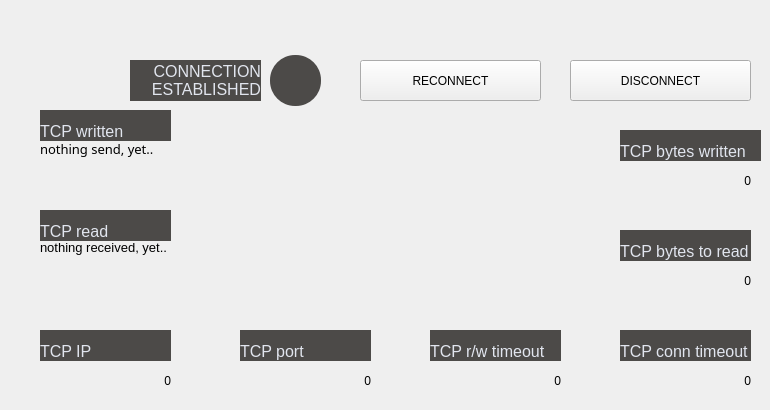
       <widget class="QWidget" name="TCP_ROB_tab">
        <attribute name="title">
         <string>    ROBOT    </string>
        </attribute>
        <widget class="QLabel" name="TCP_ROB_lbl_bytesToRead">
         <property name="geometry">
          <rect>
           <x>620</x>
           <y>230</y>
           <width>131</width>
           <height>31</height>
          </rect>
         </property>
         <property name="styleSheet">
          <string notr="true">border: 0px;
font-size: 12pt;
background-color: #4c4a48;
color: #E1E5EE;</string>
         </property>
         <property name="text">
          <string>TCP bytes to read</string>
         </property>
         <property name="alignment">
          <set>Qt::AlignBottom|Qt::AlignLeading|Qt::AlignLeft</set>
         </property>
        </widget>
        <widget class="QLabel" name="TCP_ROB_disp_bytesWritten">
         <property name="geometry">
          <rect>
           <x>620</x>
           <y>160</y>
           <width>131</width>
           <height>41</height>
          </rect>
         </property>
         <property name="text">
          <string>0</string>
         </property>
         <property name="alignment">
          <set>Qt::AlignRight|Qt::AlignTrailing|Qt::AlignVCenter</set>
         </property>
        </widget>
        <widget class="QLabel" name="TCP_ROB_lbl_bytesWritten">
         <property name="geometry">
          <rect>
           <x>620</x>
           <y>130</y>
           <width>141</width>
           <height>31</height>
          </rect>
         </property>
         <property name="styleSheet">
          <string notr="true">border: 0px;
font-size: 12pt;
background-color: #4c4a48;
color: #E1E5EE;</string>
         </property>
         <property name="text">
          <string>TCP bytes written</string>
         </property>
         <property name="alignment">
          <set>Qt::AlignBottom|Qt::AlignLeading|Qt::AlignLeft</set>
         </property>
        </widget>
        <widget class="QLabel" name="TCP_ROB_lbl_ip">
         <property name="geometry">
          <rect>
           <x>40</x>
           <y>330</y>
           <width>131</width>
           <height>31</height>
          </rect>
         </property>
         <property name="styleSheet">
          <string notr="true">border: 0px;
font-size: 12pt;
background-color: #4c4a48;
color: #E1E5EE;</string>
         </property>
         <property name="text">
          <string>TCP IP</string>
         </property>
         <property name="alignment">
          <set>Qt::AlignBottom|Qt::AlignLeading|Qt::AlignLeft</set>
         </property>
        </widget>
        <widget class="QLabel" name="TCP_ROB_lbl_port">
         <property name="geometry">
          <rect>
           <x>240</x>
           <y>330</y>
           <width>131</width>
           <height>31</height>
          </rect>
         </property>
         <property name="styleSheet">
          <string notr="true">border: 0px;
font-size: 12pt;
background-color: #4c4a48;
color: #E1E5EE;</string>
         </property>
         <property name="text">
          <string>TCP port</string>
         </property>
         <property name="alignment">
          <set>Qt::AlignBottom|Qt::AlignLeading|Qt::AlignLeft</set>
         </property>
        </widget>
        <widget class="QLabel" name="TCP_ROB_lbl_tio_conn">
         <property name="geometry">
          <rect>
           <x>620</x>
           <y>330</y>
           <width>131</width>
           <height>31</height>
          </rect>
         </property>
         <property name="styleSheet">
          <string notr="true">border: 0px;
font-size: 12pt;
background-color: #4c4a48;
color: #E1E5EE;</string>
         </property>
         <property name="text">
          <string>TCP conn timeout</string>
         </property>
         <property name="alignment">
          <set>Qt::AlignBottom|Qt::AlignLeading|Qt::AlignLeft</set>
         </property>
        </widget>
        <widget class="QLabel" name="TCP_ROB_lbl_writeBuffer">
         <property name="geometry">
          <rect>
           <x>40</x>
           <y>110</y>
           <width>131</width>
           <height>31</height>
          </rect>
         </property>
         <property name="styleSheet">
          <string notr="true">border: 0px;
font-size: 12pt;
background-color: #4c4a48;
color: #E1E5EE;</string>
         </property>
         <property name="text">
          <string>TCP written</string>
         </property>
         <property name="alignment">
          <set>Qt::AlignBottom|Qt::AlignLeading|Qt::AlignLeft</set>
         </property>
        </widget>
        <widget class="QLabel" name="TCP_ROB_lbl_readBuffer">
         <property name="geometry">
          <rect>
           <x>40</x>
           <y>210</y>
           <width>131</width>
           <height>31</height>
          </rect>
         </property>
         <property name="styleSheet">
          <string notr="true">border: 0px;
font-size: 12pt;
background-color: #4c4a48;
color: #E1E5EE;</string>
         </property>
         <property name="text">
          <string>TCP read</string>
         </property>
         <property name="alignment">
          <set>Qt::AlignBottom|Qt::AlignLeading|Qt::AlignLeft</set>
         </property>
        </widget>
        <widget class="QLabel" name="TCP_ROB_disp_writeBuffer">
         <property name="geometry">
          <rect>
           <x>40</x>
           <y>140</y>
           <width>561</width>
           <height>61</height>
          </rect>
         </property>
         <property name="font">
          <font>
           <family>Bahnschrift</family>
           <pointsize>10</pointsize>
          </font>
         </property>
         <property name="styleSheet">
          <string notr="true">font-size: 10pt</string>
         </property>
         <property name="text">
          <string>nothing send, yet..</string>
         </property>
         <property name="alignment">
          <set>Qt::AlignLeading|Qt::AlignLeft|Qt::AlignTop</set>
         </property>
         <property name="wordWrap">
          <bool>true</bool>
         </property>
        </widget>
        <widget class="QLabel" name="TCP_ROB_disp_readBuffer">
         <property name="geometry">
          <rect>
           <x>40</x>
           <y>240</y>
           <width>561</width>
           <height>61</height>
          </rect>
         </property>
         <property name="styleSheet">
          <string notr="true">font-size: 10pt</string>
         </property>
         <property name="text">
          <string>nothing received, yet..</string>
         </property>
         <property name="alignment">
          <set>Qt::AlignLeading|Qt::AlignLeft|Qt::AlignTop</set>
         </property>
         <property name="wordWrap">
          <bool>true</bool>
         </property>
        </widget>
        <widget class="QLabel" name="TCP_ROB_lbl_tio_rw">
         <property name="geometry">
          <rect>
           <x>430</x>
           <y>330</y>
           <width>131</width>
           <height>31</height>
          </rect>
         </property>
         <property name="styleSheet">
          <string notr="true">border: 0px;
font-size: 12pt;
background-color: #4c4a48;
color: #E1E5EE;</string>
         </property>
         <property name="text">
          <string>TCP r/w timeout</string>
         </property>
         <property name="alignment">
          <set>Qt::AlignBottom|Qt::AlignLeading|Qt::AlignLeft</set>
         </property>
        </widget>
        <widget class="QLabel" name="TCP_ROB_indi_connected">
         <property name="geometry">
          <rect>
           <x>270</x>
           <y>55</y>
           <width>51</width>
           <height>51</height>
          </rect>
         </property>
         <property name="styleSheet">
          <string notr="true">border-radius: 25px;
background-color: #4c4a48;</string>
         </property>
         <property name="text">
          <string/>
         </property>
        </widget>
        <widget class="QLabel" name="TCP_ROB_lbl_connected">
         <property name="geometry">
          <rect>
           <x>130</x>
           <y>60</y>
           <width>131</width>
           <height>41</height>
          </rect>
         </property>
         <property name="styleSheet">
          <string notr="true">border: 0px;
font-size: 12pt;
background-color: #4c4a48;
color: #E1E5EE;</string>
         </property>
         <property name="text">
          <string>CONNECTION
ESTABLISHED</string>
         </property>
         <property name="alignment">
          <set>Qt::AlignRight|Qt::AlignTrailing|Qt::AlignVCenter</set>
         </property>
        </widget>
        <widget class="QPushButton" name="TCP_ROB_btt_discon">
         <property name="geometry">
          <rect>
           <x>570</x>
           <y>60</y>
           <width>181</width>
           <height>41</height>
          </rect>
         </property>
         <property name="text">
          <string>DISCONNECT</string>
         </property>
        </widget>
        <widget class="QPushButton" name="TCP_ROB_btt_reconn">
         <property name="geometry">
          <rect>
           <x>360</x>
           <y>60</y>
           <width>181</width>
           <height>41</height>
          </rect>
         </property>
         <property name="text">
          <string>RECONNECT</string>
         </property>
        </widget>
        <widget class="QLabel" name="TCP_ROB_disp_ip">
         <property name="geometry">
          <rect>
           <x>40</x>
           <y>360</y>
           <width>131</width>
           <height>41</height>
          </rect>
         </property>
         <property name="text">
          <string>0</string>
         </property>
         <property name="alignment">
          <set>Qt::AlignRight|Qt::AlignTrailing|Qt::AlignVCenter</set>
         </property>
        </widget>
        <widget class="QLabel" name="TCP_ROB_disp_port">
         <property name="geometry">
          <rect>
           <x>240</x>
           <y>360</y>
           <width>131</width>
           <height>41</height>
          </rect>
         </property>
         <property name="text">
          <string>0</string>
         </property>
         <property name="alignment">
          <set>Qt::AlignRight|Qt::AlignTrailing|Qt::AlignVCenter</set>
         </property>
        </widget>
        <widget class="QLabel" name="TCP_ROB_disp_tio_rw">
         <property name="geometry">
          <rect>
           <x>430</x>
           <y>360</y>
           <width>131</width>
           <height>41</height>
          </rect>
         </property>
         <property name="text">
          <string>0</string>
         </property>
         <property name="alignment">
          <set>Qt::AlignRight|Qt::AlignTrailing|Qt::AlignVCenter</set>
         </property>
        </widget>
        <widget class="QLabel" name="TCP_ROB_disp_tio_conn">
         <property name="geometry">
          <rect>
           <x>620</x>
           <y>360</y>
           <width>131</width>
           <height>41</height>
          </rect>
         </property>
         <property name="text">
          <string>0</string>
         </property>
         <property name="alignment">
          <set>Qt::AlignRight|Qt::AlignTrailing|Qt::AlignVCenter</set>
         </property>
        </widget>
        <widget class="QLabel" name="TCP_ROB_disp_bytesToRead">
         <property name="geometry">
          <rect>
           <x>620</x>
           <y>260</y>
           <width>131</width>
           <height>41</height>
          </rect>
         </property>
         <property name="text">
          <string>0</string>
         </property>
         <property name="alignment">
          <set>Qt::AlignRight|Qt::AlignTrailing|Qt::AlignVCenter</set>
         </property>
        </widget>
        <zorder>TCP_ROB_lbl_bytesToRead</zorder>
        <zorder>TCP_ROB_lbl_bytesWritten</zorder>
        <zorder>TCP_ROB_lbl_port</zorder>
        <zorder>TCP_ROB_lbl_tio_conn</zorder>
        <zorder>TCP_ROB_lbl_ip</zorder>
        <zorder>TCP_ROB_lbl_writeBuffer</zorder>
        <zorder>TCP_ROB_lbl_readBuffer</zorder>
        <zorder>TCP_ROB_disp_bytesWritten</zorder>
        <zorder>TCP_ROB_disp_writeBuffer</zorder>
        <zorder>TCP_ROB_disp_readBuffer</zorder>
        <zorder>TCP_ROB_lbl_tio_rw</zorder>
        <zorder>TCP_ROB_indi_connected</zorder>
        <zorder>TCP_ROB_lbl_connected</zorder>
        <zorder>TCP_ROB_btt_discon</zorder>
        <zorder>TCP_ROB_btt_reconn</zorder>
        <zorder>TCP_ROB_disp_ip</zorder>
        <zorder>TCP_ROB_disp_port</zorder>
        <zorder>TCP_ROB_disp_tio_rw</zorder>
        <zorder>TCP_ROB_disp_tio_conn</zorder>
        <zorder>TCP_ROB_disp_bytesToRead</zorder>
       </widget>
